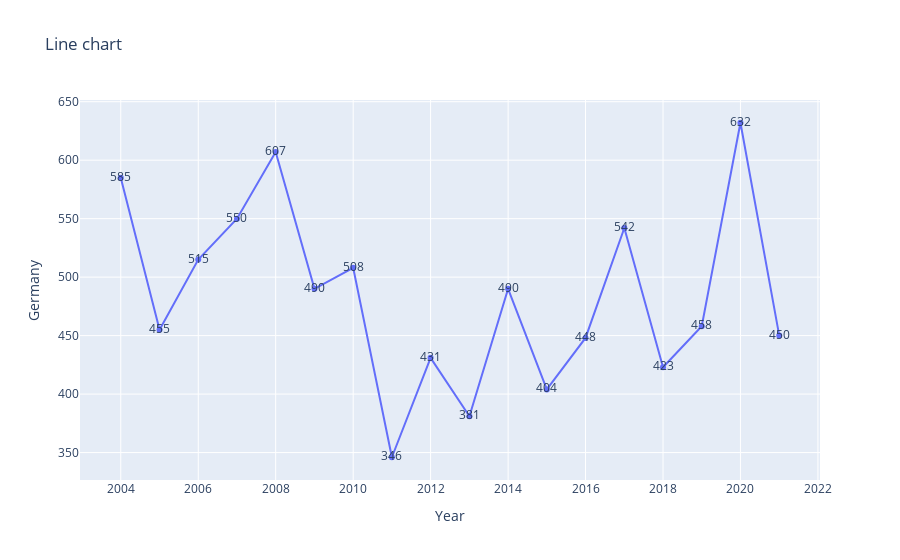

This figure's notebook cell:
### Code cell
px.line(a, x="Year", y="Germany", title= "Line chart",text="Germany")

### Figure 1 — Plotly figure (JSON) as saved in the notebook; plotly's stock layout.template omitted (floating-point values rounded to 4 significant figures)
{"data": [{"hovertemplate": "Year=%{x}<br>Germany=%{text}<extra></extra>", "legendgroup": "", "line": {"color": "#636efa", "dash": "solid"}, "marker": {"symbol": "circle"}, "mode": "lines+markers+text", "name": "", "orientation": "v", "showlegend": false, "text": [585, 455, 515, 550, 607, 490, 508, 346, 431, 381, 490, 404, 448, 542, 423, 458, 632, 450], "type": "scatter", "x": ["2004-01-01T00:00:00", "2005-01-01T00:00:00", "2006-01-01T00:00:00", "2007-01-01T00:00:00", "2008-01-01T00:00:00", "2009-01-01T00:00:00", "2010-01-01T00:00:00", "2011-01-01T00:00:00", "2012-01-01T00:00:00", "2013-01-01T00:00:00", "2014-01-01T00:00:00", "2015-01-01T00:00:00", "2016-01-01T00:00:00", "2017-01-01T00:00:00", "2018-01-01T00:00:00", "2019-01-01T00:00:00", "2020-01-01T00:00:00", "2021-01-01T00:00:00"], "xaxis": "x", "y": [585, 455, 515, 550, 607, 490, 508, 346, 431, 381, 490, 404, 448, 542, 423, 458, 632, 450], "yaxis": "y"}], "layout": {"legend": {"tracegroupgap": 0}, "title": {"text": "Line chart"}, "xaxis": {"anchor": "y", "domain": [0, 1], "title": {"text": "Year"}}, "yaxis": {"anchor": "x", "domain": [0, 1], "title": {"text": "Germany"}}}}
